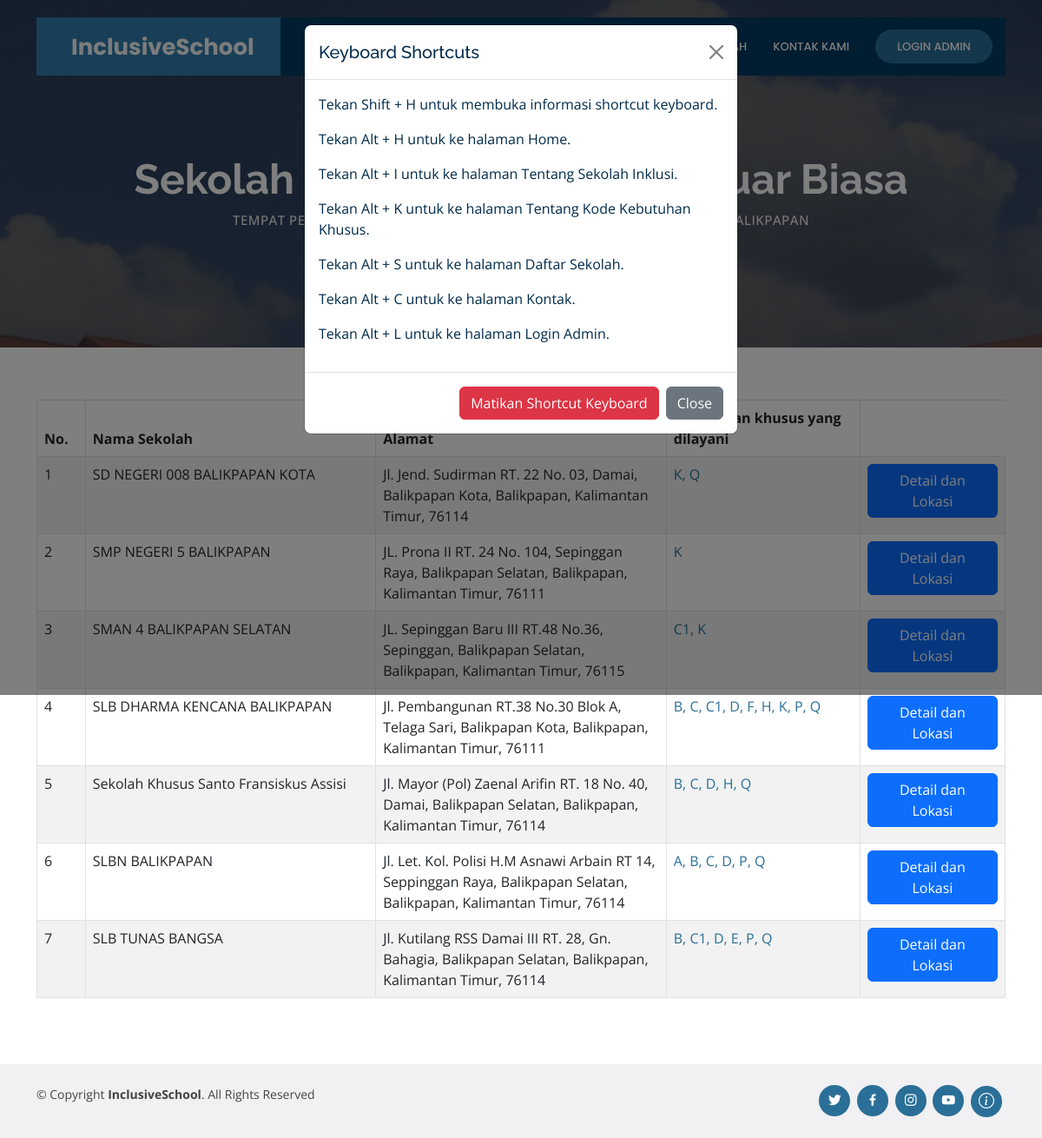
/pencariansekolah.php, run on the app's committed database.
### tables this page shows
CREATE TABLE `kontak` (
  `id_kontak` int(11) NOT NULL,
  `alamat` text NOT NULL,
  `rtrw` varchar(24) NOT NULL,
  `kelurahan` varchar(64) NOT NULL,
  `kecamatan` varchar(64) NOT NULL,
  `kabupaten` varchar(64) NOT NULL,
  `provinsi` varchar(64) NOT NULL,
  `kode_pos` int(11) NOT NULL,
  `notelp` varchar(24) NOT NULL,
  `nofaks` varchar(24) NOT NULL,
  `email` varchar(128) NOT NULL,
  `situs` varchar(128) NOT NULL,
  `id_sekolah` int(11) NOT NULL
);

CREATE TABLE `sekolah` (
  `id_sekolah` int(11) NOT NULL,
  `nama_sekolah` varchar(128) NOT NULL,
  `nama_kepsek` varchar(128) NOT NULL,
  `akreditasi` varchar(5) NOT NULL,
  `kebsus` varchar(64) NOT NULL,
  `kurikulum` varchar(64) NOT NULL,
  `latitude` varchar(64) NOT NULL,
  `longitude` varchar(64) NOT NULL
);

### pencariansekolah.php (the view, shortened to what this page needs)
<?php include "header.php"; ?>
    <section id="hero2" class="d-flex align-items-center">
        <div class="container text-center position-relative" data-aos="fade-in" data-aos-delay="200">
            <h1>Sekolah Inklusi dan Sekolah Luar Biasa</h1>
            <h2>Tempat Pencarian Sekolah Inklusi dan Sekolah Luar Biasa di Kota Balikpapan</h2>
        </div>
    </section>
    <section class="about-info-area section-gap">
        <div class="container">
            <div class="row align-items-center">
            <div class="col-lg-30 into-right" data-aos="fade-up" data-aos-delay="100">
            <div class="col-md-12">
            <div class="panel panel-info panel-dashboard">
            <div class="table-responsive">
            <table class="table table-bordered table-striped table-admin">
                <thead>
                    <tr>
                        <th width="5%">No.</th>
                        <th width="30%">Nama Sekolah</th>
                        <th width="30%">Alamat</th>
                        <th width="20%">Kebutuhan khusus yang dilayani</th>
                    </tr>
                </thead>
                <tbody>
                <?php
                include "koneksi.php";
                $query = "SELECT s.id_sekolah, s.nama_sekolah, k.alamat, s.kebsus FROM sekolah s
                    JOIN kontak k ON s.id_sekolah = k.id_sekolah";
                $result = mysqli_query($koneksi, $query);
                $no = 1;
                if ($result && mysqli_num_rows($result) > 0) {
                while ($row = mysqli_fetch_assoc($result)) {
                ?>
                <tr>
                    <td><?php echo $no; ?></td>
                    <td><?php echo $row['nama_sekolah']; ?></td>
                    <td><?php echo $row['alamat']; ?></td>
                    <td><a href="kodekebsus.php"><?php echo $row['kebsus']; ?></a></td>
                    <td class="ctr">
                        <div class="btn-group">
                            <a href="detailsekolah.php?id_sekolah=<?php echo $row['id_sekolah']; ?>" rel="tooltip" data-original-title="Lihat File" data-placement="top" class="btn btn-primary">
                                <i class="fa fa-map-marker"></i> Detail dan Lokasi
                            </a>
                        </div>
                    </td>
                </tr>
                <?php
                $no++;
                }
                } else {
                    echo "Data tidak ada.";
                }
                ?>
                </tbody>
            </table>
                            </div>
                        </div>
                    </div>
                </div>
            </div>
        </div>
    </section>
<?php include "footer.php"; ?>

### assets/css/style.css (style rules this page uses)
body { font-family: "Open Sans", sans-serif; color: #012A4A; }
a { color: #2A6F97; text-decoration: none; }
h1, h2, h3, h4, h5, h6 { font-family: "Raleway", sans-serif; }
#hero2 { width: 100%; height: 50vh; background: url("../img/hero-bg.jpg") center center; background-size: cover; position: relative; }
#hero2 .container { padding-top: 80px; }
#hero2:before { content: ""; background: rgba(0, 0, 0, 0.6); position: absolute; bottom: 0; top: 0; left: 0; right: 0; }
#hero2 h1 { margin: 0 0 10px 0; font-size: 48px; font-weight: 700; line-height: 56px; color: #FFFFFF; }
#hero2 h2 { color: #EEEEEE; margin-bottom: 40px; font-size: 15px; font-weight: 500; font-family: "Open Sans", sans-serif; letter-spacing: 0.5px; text-transform: uppercase; }
@media (min-width: 1024px) { #hero2 { background-attachment: fixed; } }
section { padding: 60px 0; overflow: hidden; }

### data on the page
kontak: id_sekolah.nama_sekolah "SD NEGERI 008 BALIKPAPAN KOTA", alamat "Jl. Jend. Sudirman RT. 22 No. 03, Damai, Balikpapan Kota, Balikpapan, Kalimantan Timur, 76114", id_sekolah.kebsus "K, Q"
kontak: id_sekolah.nama_sekolah "SMP NEGERI 5 BALIKPAPAN", alamat "JL. Prona II RT. 24 No. 104, Sepinggan Raya, Balikpapan Selatan, Balikpapan, Kalimantan Timur, 76111", id_sekolah.kebsus "K"
kontak: id_sekolah.nama_sekolah "SMAN 4 BALIKPAPAN SELATAN", alamat "JL. Sepinggan Baru III RT.48 No.36, Sepinggan, Balikpapan Selatan, Balikpapan, Kalimantan Timur, 76115", id_sekolah.kebsus "C1, K"
kontak: id_sekolah.nama_sekolah "SLB DHARMA KENCANA BALIKPAPAN", alamat "Jl. Pembangunan RT.38 No.30 Blok A, Telaga Sari, Balikpapan Kota, Balikpapan, Kalimantan Timur, 76111", id_sekolah.kebsus "B, C, C1, D, F, H, K, P, Q"
kontak: id_sekolah.nama_sekolah "Sekolah Khusus Santo Fransiskus Assisi", alamat "Jl. Mayor (Pol) Zaenal Arifin RT. 18 No. 40, Damai, Balikpapan Selatan, Balikpapan, Kalimantan Timur, 76114", id_sekolah.kebsus "B, C, D, H, Q"
kontak: id_sekolah.nama_sekolah "SLBN BALIKPAPAN", alamat "Jl. Let. Kol. Polisi H.M Asnawi Arbain RT 14, Seppinggan Raya, Balikpapan Selatan, Balikpapan, Kalimantan Timur, 76114", id_sekolah.kebsus "A, B, C, D, P, Q"
kontak: id_sekolah.nama_sekolah "SLB TUNAS BANGSA", alamat "Jl. Kutilang RSS Damai III RT. 28, Gn. Bahagia, Balikpapan Selatan, Balikpapan, Kalimantan Timur, 76114", id_sekolah.kebsus "B, C1, D, E, P, Q"
